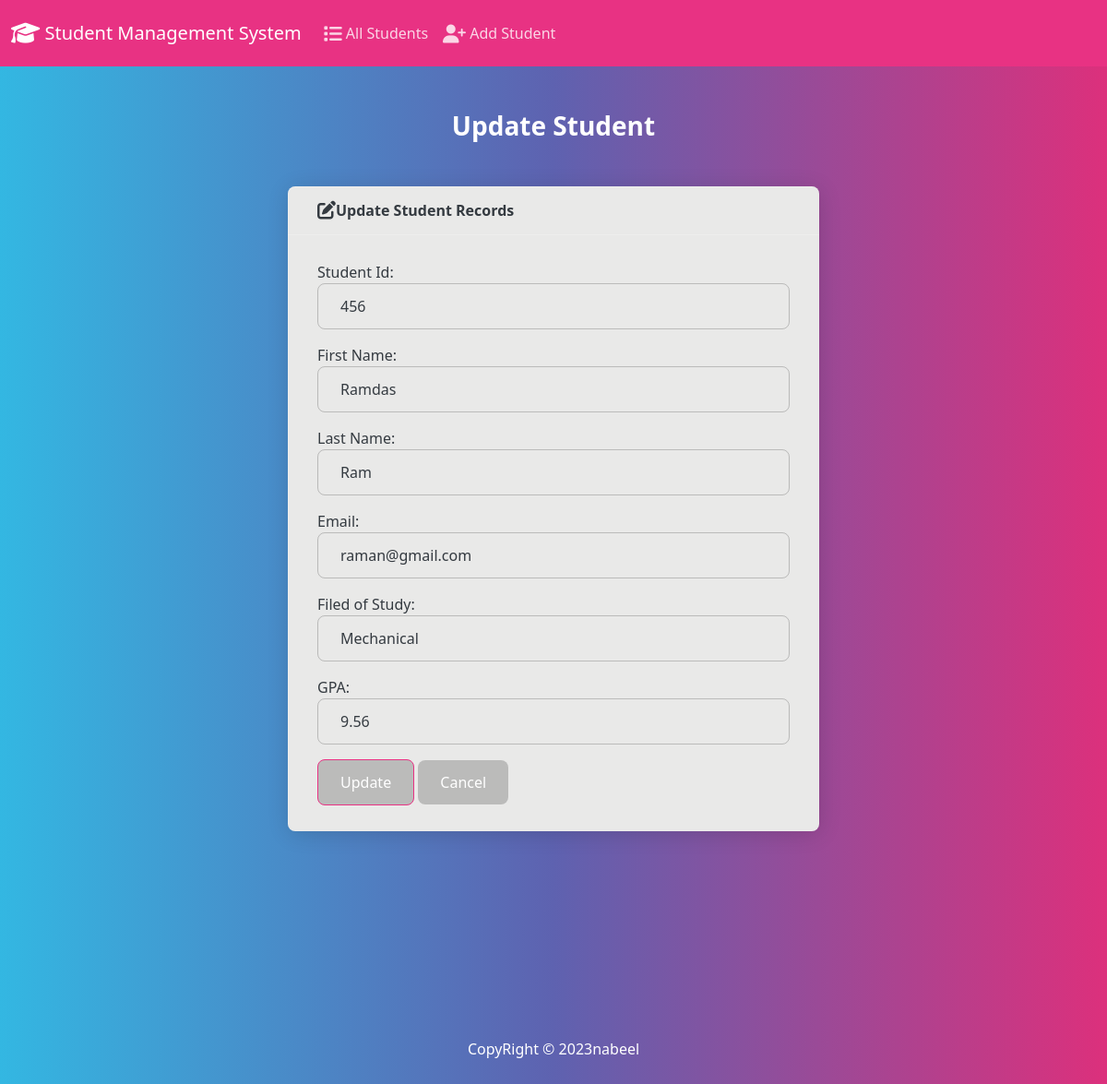
The app's page /edit/9 with its own data.
### app/models.py (models this page shows, shortened)
class Student(models.Model):
    student_id = models.PositiveIntegerField()
    first_name = models.CharField(max_length=50)
    last_name = models.CharField(max_length=50)
    email = models.EmailField(max_length=100)
    field_of_study = models.CharField(max_length=50)
    gpa = models.FloatField()

### app/views.py (the view)
# urls.py: path('edit/<int:id>', views.edit, name='edit'),
def edit(requset,id):
    if requset.method == 'POST':
        student= Student.objects.get(pk=id)
        form = StudentForm(requset.POST,instance=student)
        if form.is_valid():
            form.save()
            return render (requset,'students/edit.html', {
                'form' : form,
                'success' : True
            })
    else:
        student = Student.objects.get(pk=id)
        form = StudentForm(instance=student)
    return render (requset,'students/edit.html', {
                'form' : form
    })

### app/forms.py
class StudentForm(forms.ModelForm):
    class Meta:
        model = Student
        fields = ['student_id','first_name','last_name','email','field_of_study','gpa']
        labels = {
            'student_id' : 'Student Id',
            'first_name' : 'First Name',
            'last_name' : 'Last Name',
            'email' : 'Email',
            'field_of_study' : 'Filed of Study',
            'gpa' : 'GPA',
        }
        widgets = {
            'student_id' : forms.NumberInput(attrs={'class':'form-control'}),
            'first_name' : forms.TextInput(attrs={'class':'form-control'}),
            'last_name' : forms.TextInput(attrs={'class':'form-control'}),
            'email' : forms.EmailInput(attrs={'class':'form-control'}),
            'field_of_study' : forms.TextInput(attrs={'class':'form-control'}),
            'gpa' : forms.NumberInput(attrs={'class':'form-control'}),
        }

### app/templates/students/edit.html (shortened to what this page needs)
{% extends "students/base.html"%}
{% block body %}
    <h3 class="text-center m-4">Update Student</h3>
    {% if success %}
        <div class="alert alert-success" role="alert">
            The  student updated successfully.
            <a href="{% url 'index' %}" class="alert-link">Go to Home Page.</a>
        </div>
    {% else %}
        <div class="row justify-content-center">
            <div class="col-6">
                <div class="card bg-light mb-3">
                    <div class="card-header">
                        <i class="fa-solid fa-pen-to-square fa-lg"></i>Update Student Records</div>
                    <div class="card-body">
                      <form action="" method="POST">
                        {{ form.as_p }}
                        <button type="submit" class="btn btn-primary">Update</button>
                        <a href="{% url 'index' %}" class="btn btn-secondary">Cancel</a>
                      </form>
                    </div>
                  </div>
            </div>
        </div>
        {% endif %}
{% endblock %}

### records on screen
Student: student_id "456", first_name "Ramdas", last_name "Ram", email "raman@gmail.com", field_of_study "Mechanical", gpa "9.56"
